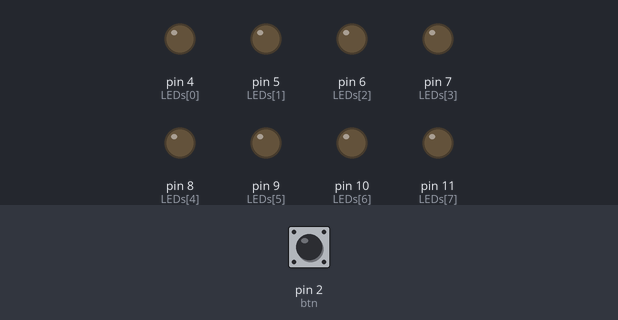
This sketch was run on a simulated Arduino Uno, built with avr-gcc and run on an emulated ATmega328P. Shown: output pins drawn as LEDs (lit = HIGH). Inputs (shaded band) come from the test bench; at power-on: pin 2 (btn) HIGH.

Above: at 1.2 s.
1.3 s: pin 2 (btn) pulled LOW for 1 s
At 1.7 s:
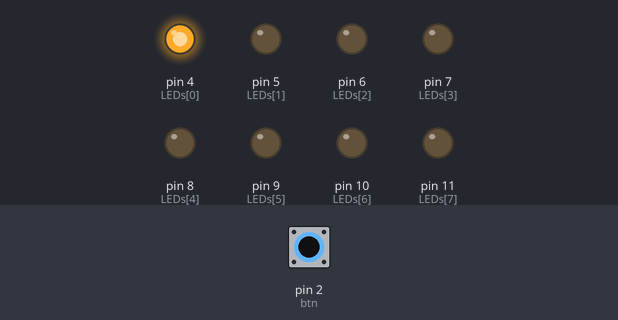
3.8 s: pin 2 (btn) pulled LOW for 3.2 s
At 4.7 s:
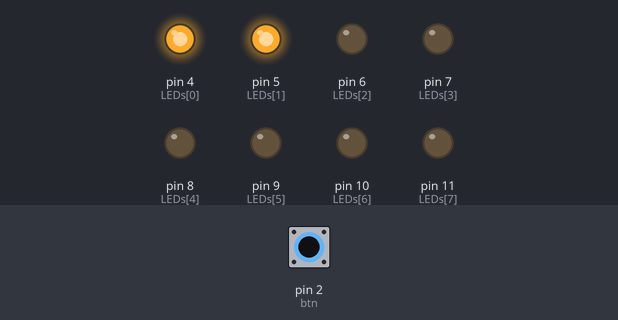
8.5 s: pin 2 (btn) driven LOW
At 9.8 s:
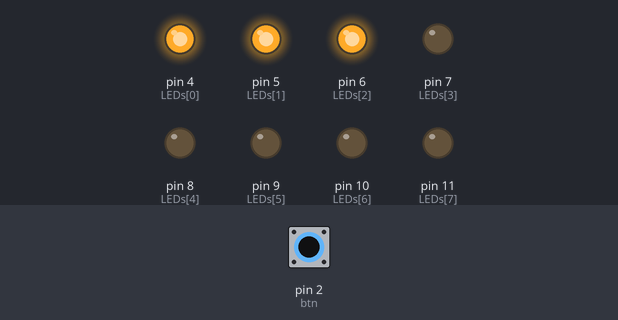
11.5 s: pin 2 (btn) driven HIGH
At 12.5 s:
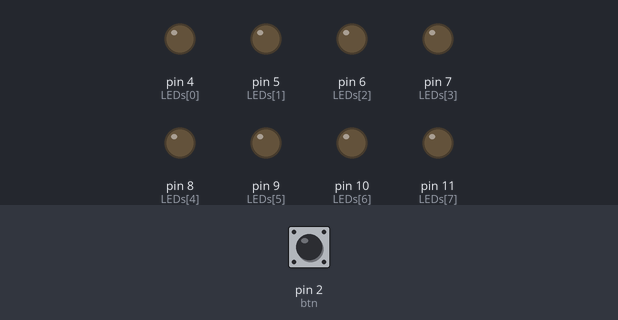
Timing chart, 0 to 14.0 s (numbered marks = the images above; inputs shaded):
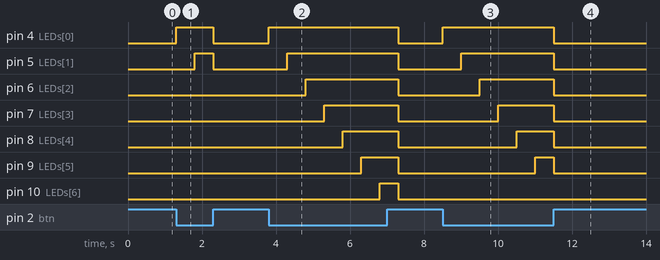

The sketch:

Button.ino
```cpp
/*
 * Project name         Button
 * Author:              Lanity Roshoose
 * Date of mod.         12.04.2021
 * Version              beta 1.2
 */

const int AMOUNT = 8;
int LEDs[AMOUNT] = {4, 5, 6, 7, 8, 9, 10, 11};
int btn = 2;
const int DELAY = 500;


void setup(){
  for(int i = 0; i < AMOUNT; i++){
    pinMode(LEDs[i], OUTPUT);
  }
  pinMode(btn, INPUT_PULLUP);
}

void loop(){
  for(int i = 0; i < AMOUNT; i++){
    if(digitalRead(btn) == HIGH){
      break;
    }
    digitalWrite(LEDs[i], HIGH);
    delay(DELAY);
    if(i+1 >= AMOUNT){
      while("Pantheon is the best"){
        for(int j = 0; j < AMOUNT; j++){
          digitalWrite(LEDs[j], !digitalRead(LEDs[j]));
        }
        delay(DELAY);
      }
    }
  }
  for(int i = 0; i < AMOUNT; i++){
    digitalWrite(LEDs[i], LOW);
  }
}
```

Measured:
- after the input at 1.3 s, pin 4 (LEDs[0]): LOW → HIGH at once, → LOW 1.0 s later; pin 5 (LEDs[1]): LOW → HIGH after 0.50 s, → LOW 0.50 s later
- after the input at 3.8 s, pin 4 (LEDs[0]): LOW → HIGH at once, → LOW 3.5 s later; pin 5 (LEDs[1]): LOW → HIGH after 0.50 s, → LOW 3.0 s later; pin 6 (LEDs[2]): LOW → HIGH after 1.0 s, → LOW 2.5 s later; pin 7 (LEDs[3]): LOW → HIGH after 1.5 s, → LOW 2.0 s later; pin 8 (LEDs[4]): LOW → HIGH after 2.0 s, → LOW 1.5 s later
- after the input at 8.5 s, pin 4 (LEDs[0]): LOW → HIGH at once; pin 5 (LEDs[1]): LOW → HIGH after 0.50 s; pin 6 (LEDs[2]): LOW → HIGH after 1.0 s; pin 7 (LEDs[3]): LOW → HIGH after 1.5 s; pin 8 (LEDs[4]): LOW → HIGH after 2.0 s
- after the input at 11.5 s, pin 10 (LEDs[6]): stays LOW (without the input it goes to HIGH after 0.00 s); pin 11 (LEDs[7]): stops changing and stays LOW
